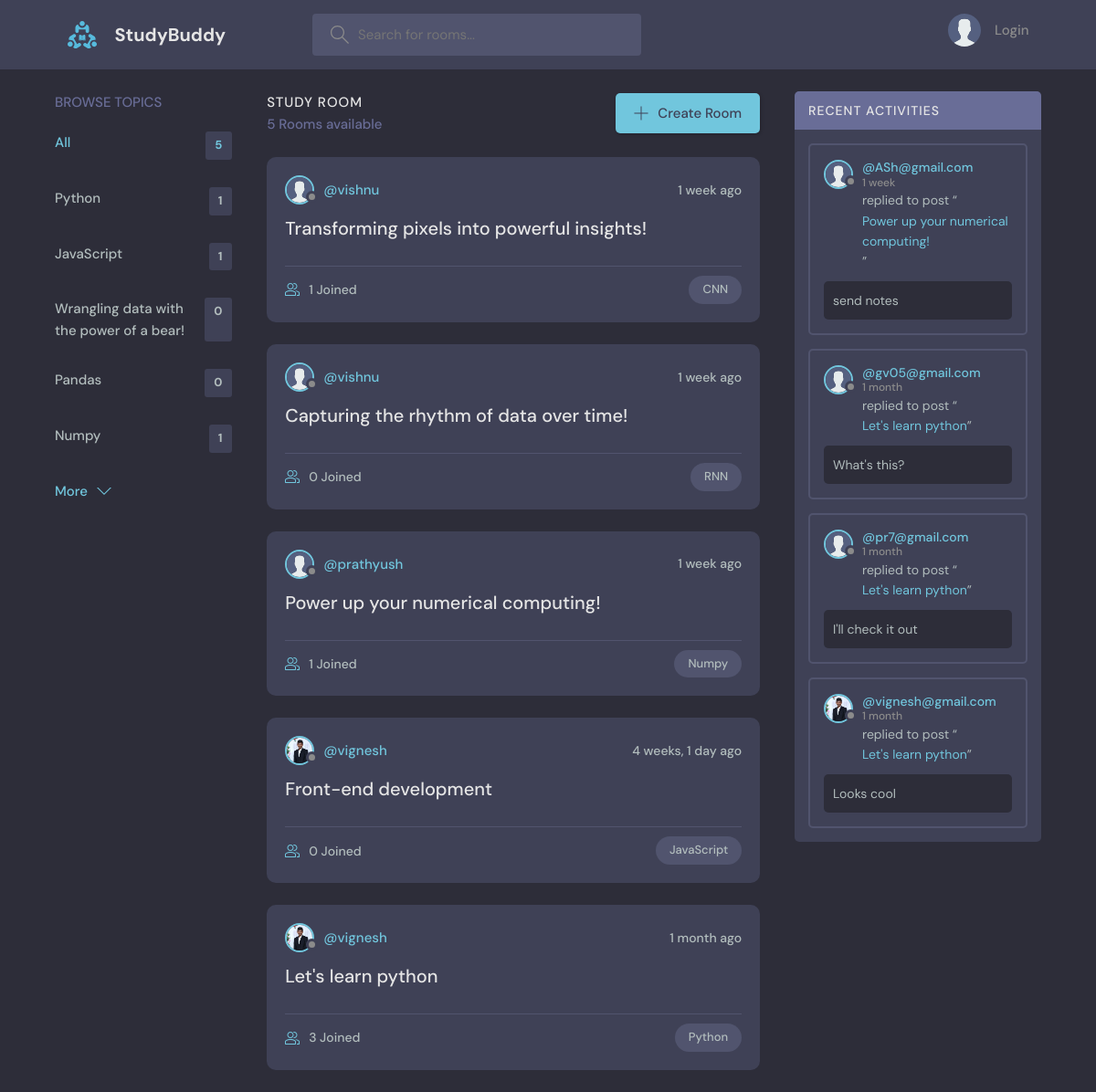
The page / on the database its author committed.
### base/models.py (models this page shows, shortened)
class Topic(models.Model):
      name = models.CharField(max_length=200)

class Room(models.Model):
    host = models.ForeignKey(User, on_delete=models.SET_NULL, null=True)
    topic = models.ForeignKey(Topic, on_delete=models.SET_NULL, null=True)
    name = models.CharField(max_length=200)
    description = models.TextField(null=True, blank=True)
    participants = models.ManyToManyField(
        User, related_name='participants', blank=True)
    updated = models.DateTimeField(auto_now=True)
    created = models.DateTimeField(auto_now_add=True)
    class Meta:
        ordering = ['-updated', '-created']
    def __str__(self):
        return self.name

class User(AbstractUser):
    name = models.CharField(max_length=200, null=True)
    email = models.EmailField(unique=True, null=True)
    bio = models.TextField(unique=True, null=True)
    avatar = models.ImageField(null=True, default="avatar.svg")
    USERNAME_FIELD = 'email'
    REQUIRED_FIELDS = []

class Message(models.Model):
    user = models.ForeignKey(User, on_delete=models.CASCADE)
    room = models.ForeignKey(Room, on_delete=models.CASCADE)
    body = models.TextField()
    updated = models.DateTimeField(auto_now=True)
    created = models.DateTimeField(auto_now_add=True)
    class Meta:
        ordering = ['-updated', '-created']

### base/views.py (the view)
# urls.py: path('', views.home, name="home"),
def home(request):
    q = request.GET.get('q') if request.GET.get('q') != None else ''
    rooms = Room.objects.filter(
        Q(topic__name__icontains=q) |
        Q(name__icontains=q) |
        Q(description__icontains=q)
    )
    topics = Topic.objects.all()[0:5]
    room_count = rooms.count()
    room_messages = Message.objects.filter(Q(room__topic__name__icontains=q))
    context = {'rooms': rooms, 'topics': topics, 'room_count':room_count,
               'room_messages': room_messages}
    return render(request, 'base/home.html', context)

### base/templates/base/home.html (shortened to what this page needs)
{% extends 'main.html' %}
{% block content %}
<main class="layout layout--3">
  <div class="container">
    {% include 'base/topics_component.html' %}
    <div class="roomList">
      <div class="roomList__header">
        <div>
          <h2>Study Room</h2>
          <p>{{room_count}} Rooms available</p>
        </div>
        <a class="btn btn--main" href="{% url 'create-room' %}">
          <svg version="1.1" xmlns="http://www.w3.org/2000/svg" width="32" height="32" viewBox="0 0 32 32">
            <title>add</title>
            <path
              d="M16.943 0.943h-1.885v14.115h-14.115v1.885h14.115v14.115h1.885v-14.115h14.115v-1.885h-14.115v-14.115z"
            ></path>
          </svg>
          Create Room
        </a>
      </div>
      {% include 'base/feed_component.html' %}
    </div>
    {% include 'base/activity_component.html' %}
  </div>
</main>
{% endblock %}

### base/templates/base/topics_component.html (shortened to what this page needs)
<div class="topics">
  <div class="topics__header">
    <h2>Browse Topics</h2>
  </div>
  <ul class="topics__list">
    <li>
      <a href="{% url 'home' %}" class="active"
        >All <span>{{topics.count}}</span></a
      >
    </li>
    {% for topic in topics %}
    <li>
      <a href="{% url 'home' %}?q={{topic.name}}"
        >{{topic.name}} <span>{{topic.room_set.all.count}}</span></a
      >
    </li>
    {% endfor %}
  </ul>
  <a class="btn btn--link" href="{% url 'topics' %}">
    More
    <svg
      version="1.1"
      xmlns="http://www.w3.org/2000/svg"
      width="32"
      height="32"
      viewBox="0 0 32 32"
    >
      <title>chevron-down</title>
      <path d="M16 21l-13-13h-3l16 16 16-16h-3l-13 13z"></path>
    </svg>
  </a>
</div>

### base/templates/base/feed_component.html (shortened to what this page needs)
{% for room in rooms %}
<div class="roomListRoom">
    <div class="roomListRoom__header">
        <a href="{% url 'user-profile' room.host.id %}" class="roomListRoom__author">
            <div class="avatar avatar--small">
                <img src="{{room.host.avatar.url}}" />
            </div>
            <span>@{{room.host.username}}</span>
        </a>
        <div class="roomListRoom__actions">
            <span>{{room.created|timesince}} ago</span>
        </div>
    </div>
    <div class="roomListRoom__content">
        <a href="{% url 'room' room.id %}">{{room.name}}</a>
    </div>
    <div class="roomListRoom__meta">
        <a href="{% url 'room' room.id %}" class="roomListRoom__joined">
            {{room.participants.all.count}} Joined
        </a>
        <p class="roomListRoom__topic">{{room.topic.name}}</p>
    </div>
</div>
{% endfor %}

### base/templates/base/activity_component.html (shortened to what this page needs)
<div class="activities">
    <div class="activities__header">
      <h2>Recent Activities</h2>
    </div>
    {% for message in room_messages %}
    <div class="activities__box">
      <div class="activities__boxHeader roomListRoom__header">
        <a href="{% url 'user-profile' message.user.id %}" class="roomListRoom__author">
          <div class="avatar avatar--small">
              <img src="{{message.user.avatar.url}}" />
          </div>
          <p>
            @{{message.user}}
            <span>{{message.created|timesince}}</span>
          </p>
        </a>
      </div>
      <div class="activities__boxContent">
        <p>replied to post “<a href="{% url 'room' message.room.id %}">{{message.room}}</a>”</p>
        <div class="activities__boxRoomContent">
            {{message.body}}
        </div>
      </div>
    </div>
    {% endfor %}
</div>

### rows shown on the page
Topic: name "Python", room_set.all.count "1"
Topic: name "JavaScript", room_set.all.count "1"
Topic: name "Wrangling data with the power of a bear!", room_set.all.count "0"
Topic: name "Pandas", room_set.all.count "0"
Topic: name "Numpy", room_set.all.count "1"
Room: host.avatar (placeholder picture), host.username "vishnu", created "1 week", name "Transforming pixels into powerful insights!", participants.all.count "1", topic.name "CNN"
Room: host.avatar (placeholder picture), host.username "vishnu", created "1 week", name "Capturing the rhythm of data over time!", participants.all.count "0", topic.name "RNN"
Room: host.avatar (placeholder picture), host.username "prathyush", created "1 week", name "Power up your numerical computing!", participants.all.count "1", topic.name "Numpy"
Room: host.avatar (picture), host.username "vignesh", created "4 weeks, 1 day", name "Front-end development", participants.all.count "0", topic.name "JavaScript"
Room: host.avatar (picture), host.username "vignesh", created "1 month", name "Let's learn python", participants.all.count "3", topic.name "Python"
Message: user.avatar (placeholder picture), user "ASh@gmail.com", created "1 week", room "Power up your numerical computing!", body "send notes"
Message: user.avatar (placeholder picture), user "gv05@gmail.com", created "1 month", room "Let's learn python", body "What's this?"
Message: user.avatar (placeholder picture), user "pr7@gmail.com", created "1 month", room "Let's learn python", body "I'll check it out"
Message: user.avatar (picture), user "vignesh@gmail.com", created "1 month", room "Let's learn python", body "Looks cool"

### other values the page prints
{{ topics.count }} "5"
{{ room_count }} "5"
